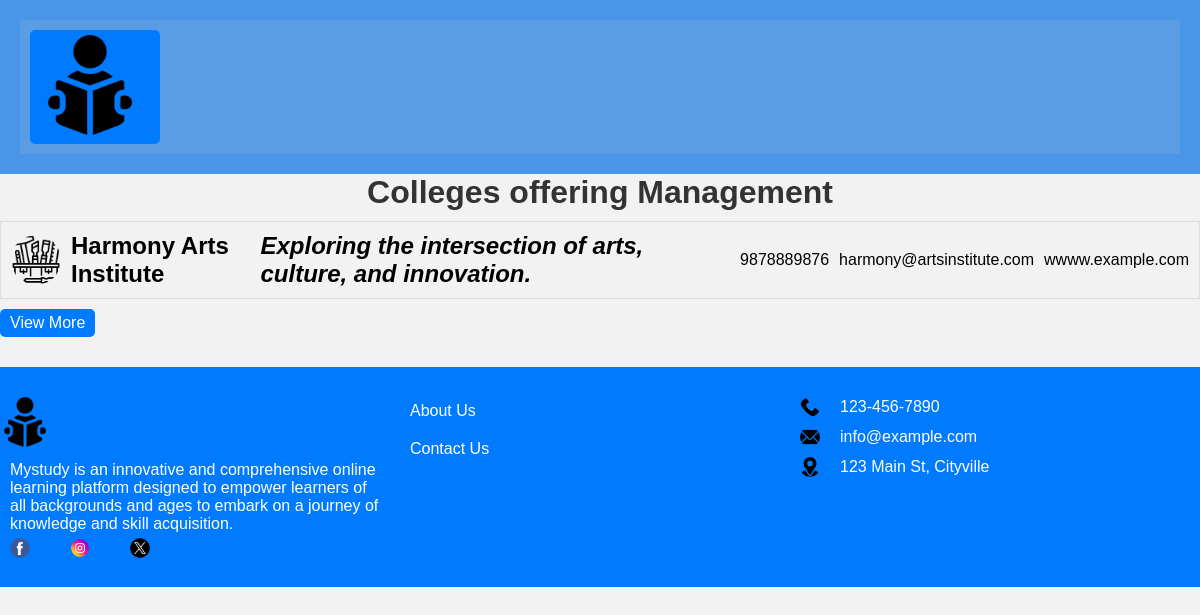
Page /course_list/18/ on the committed database.
### myapp/models.py (models this page shows, shortened)
class Stream(models.Model):
    name = models.CharField(max_length=255)

class College(models.Model):
    name = models.CharField(max_length=200)
    description = RichTextField(max_length=300,blank=True, null=True)
    overview = RichTextField(max_length=900, default='course overview here')
    logo = models.ImageField(upload_to='college_logos/')
    address = RichTextField()
    phone = models.CharField(max_length=15)
    email = models.EmailField(default='example@gmail.com')
    location = models.ForeignKey(Location, on_delete=models.CASCADE)
    affiliation = RichTextField(max_length=500,default='Affiliation details here')
    admission=RichTextField(max_length=500, default='admission formalities here')
    is_featured = models.BooleanField(default=False)
    website=models.CharField(max_length=200,default='wwww.example.com')

### myapp/views.py (the view)
# urls.py: path('course_list/<int:course_id>/', views.course_list, name='course_list'),
def course_list(request, course_id):
    course = get_object_or_404(Course, pk=course_id)
    stream_name = course.stream.name if course.stream else None
    colleges = College.objects.filter(collegecourse__course=course).distinct()
    context = {
        'course': course,
        'colleges': colleges,
        'stream_name': stream_name,
    }
    return render(request, 'course_college.html', context)

### templates/course_college.html (shortened to what this page needs)
{% extends 'base.html' %}
{% block content %}
    <h1>Colleges offering {{ stream_name }}</h1>
    <ul>
        {% for college in colleges %}
            <li>
                <img src="{{ college.logo.url }}" alt="logo here" width="50" height="50" >
                <h2>{{ college.name }}</h2>
                <p>{{ college.description|safe }}</p>
                <p>{{ college.phone }}</p>
                <p>{{ college.email }}</p>
                <p>{{ college.website}}</p>
            </li>
            <a href="{% url 'college_detail' college.id %}">View More</a>
        {% endfor %}
    </ul>
{% endblock %}

### static/css/base-style.css (style rules this page uses)
body, h1, h2, h3, p, ul, li { margin: 0; padding: 0; }
body { font-family: 'Arial', sans-serif; background-color: #f2f2f2; }

### templates/course_college.html (style rules this page uses)
h1 { color: #333; text-align: center; }
ul { list-style: none; padding: 0; }
li { border: 1px solid #ddd; margin: 10px 0; padding: 10px; display: flex; justify-content: space-between; align-items: center; }
img { border-radius: 50%; margin-right: 10px; }
a { color: #007BFF; text-decoration: none; display: inline-block; padding: 5px 10px; background-color: #007BFF; color: #fff; border-radius: 5px; }
p { padding-left: 10px; }

### rows in the picture
Stream: name "Management"
College: logo (picture), name "Harmony Arts Institute", description "Exploring the intersection of arts, culture, and innovation.", phone "9878889876", email "harmony@artsinstitute.com", website "wwww.example.com"
